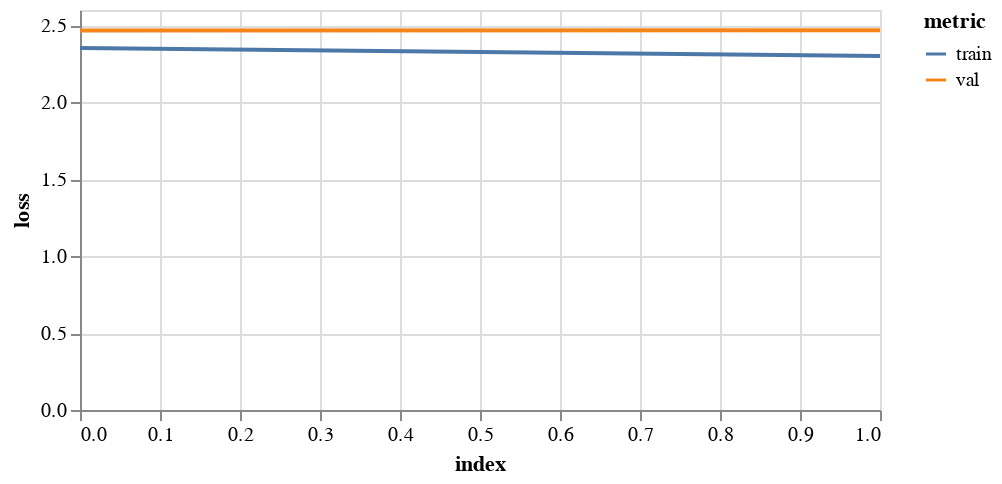

The notebook cell this image was saved under:
### Markdown cell above
## 5. Transfer learning

### Code cell
# restarting with a checkpoint file correctly reassigns self within trainModel(), but the original gcn instance 
# is missing the atributes and does not seem to be modified


allIds = list(range(len(trainSet)))
_, trainIds = train_test_split(allIds, test_size=0.25, shuffle=True, random_state=1234) # train on only 25%

for trainName, trainSet in trainSets.items():
    # load pre-trained model and train on new data
    print('transfer learning on '+trainName)
    gcn = FeaStNet()
    smallTrainSet = [trainSet[i] for i in trainIds]
    history = gcn.trainModel(smallTrainSet, valSets[trainName], restartFile=checkptFiles[trainName], 
                             epochs=epochs, batch_size=256, saveDir=saveDir+'transferLearn_'+ trainName)

    display(plotHistory(history))

#     # test
#     print('testing on '+trainName+'\n')
#     resultsDict = gcn.testModel(testSets[trainName], level='field')
#     resultsDict['Trained on'] = ['transfer learning']*len(resultsDict['mse'])
#     resultsDict['Tested on'] = [trainName]*len(resultsDict['mse'])
#     results = pivotDict(resultsDict)
#     resultsList.extend(results)
        
# pd.DataFrame(resultsList)

### Figure 1 — Vega-Lite specification as saved in the notebook (floating-point values rounded to 4 significant figures)
{"config": {"view": {"continuousWidth": 400, "continuousHeight": 300}}, "data": {"name": "data-65a5e94a4dd3fcbb95f55be8aeae6497"}, "mark": "line", "encoding": {"color": {"type": "nominal", "field": "metric"}, "tooltip": [{"type": "quantitative", "field": "epoch"}, {"type": "quantitative", "field": "value"}], "x": {"type": "quantitative", "field": "index"}, "y": {"type": "quantitative", "axis": {"title": "loss"}, "field": "value"}}, "height": 200, "transform": [{"fold": ["train", "val"], "as": ["metric", "value"]}], "width": 400, "$schema": "https://vega.github.io/schema/vega-lite/v4.8.1.json", "datasets": {"data-65a5e94a4dd3fcbb95f55be8aeae6497": [{"index": 0, "train": 2.353, "val": 2.467}, {"index": 1, "train": 2.301, "val": 2.468}]}}
